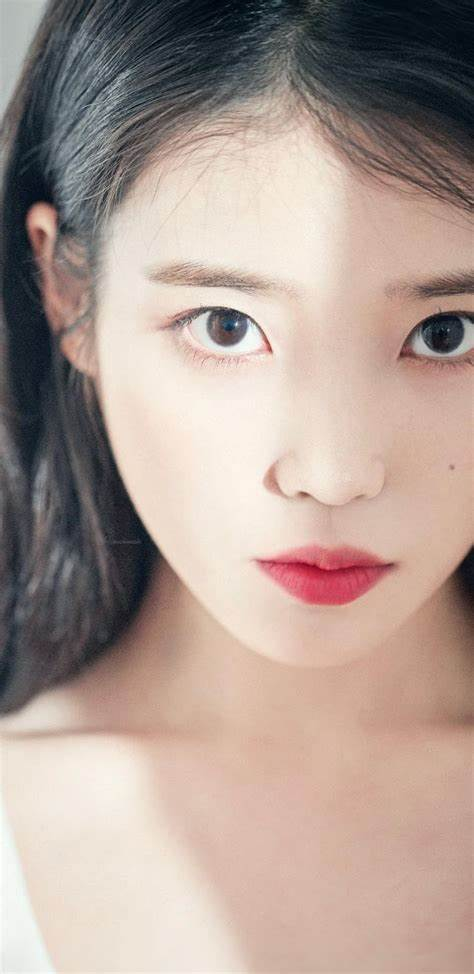
#> input picture data/test.jpg, 474 x 974 px
$ python OpenCV_11.py
#> lines starting #> are read from the running program, lines starting #| are printed output that depends on the picture
# OpenCV 강좌 : 제 11강 - 역상

# 역상(Reverse Image)

'''
역상(Reverse Image)은 영상이나 이미지를 반전 된 색상으로 변환하기 위해서 사용함
픽셀 단위마다 비트 연산(Bitwise Operation)을 적용하는데, 그중 Not 연산을 적용함
NOT 연산은 각 자릿수의 값을 반대로 바꾸는 연산
만약 153의 값을 갖는 픽셀에 NOT 연산을 적용한다면 102의 값으로 변경됨
153은 0b10011001의 값을 가지며, 102는 0b01100110의 값을 갖는다.
즉, 10 진수의 픽셀값을 2 진수의 값으로 변경한 다음, 각 자릿수의 값을 반대로 바꾸게 됨
1은 0이 되며, 0은 1로 변경 됨
'''

# 메인 코드

import os

os.chdir(r'C:\Users\USER\Desktop\vs코드\wkit_vs\OpenCV_study')

import cv2

src = cv2.imread('./data/test.jpg', cv2.IMREAD_COLOR)
#> src is the input picture: shape (974, 474, 3); mean B, G, R 148.2, 156.4, 174.3
dst = cv2.bitwise_not(src)
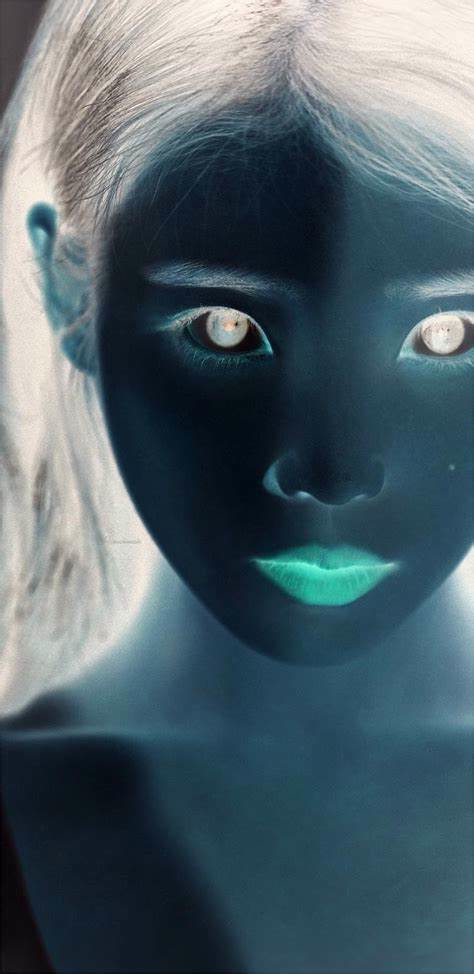
#> dst: shape (974, 474, 3); mean B, G, R 106.8, 98.6, 80.7

cv2.imshow('src', src)
cv2.imshow('dst', dst)
cv2.waitKey()
cv2.destroyAllWindows()

# 세부 코드

# dst = cv2.bitwise_not(src)
'''
NOT 연산 함수(cv2.bitwise_not)로 이미지에 NOT 연산을 적용할 수 있다.
dst = cv2.bitwise_not(src, mask)는 입력 이미지(src), 마스크(mask)로 출력 이미지(dst)을 생성
마스크는 NOT 연산을 적용할 특정 영역을 의미.
마스크 배열이 포함되어 있다면, 해당 영역만 반전 연산을 적용함

Tip: not 연산 이외에도 and, or, xor 연산이 존재함
'''
